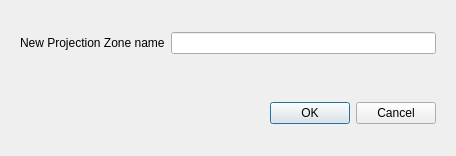
<?xml version="1.0" encoding="UTF-8"?>
<ui version="4.0">
 <class>add_zones_dialog</class>
 <widget class="QDialog" name="add_zones_dialog">
  <property name="geometry">
   <rect>
    <x>0</x>
    <y>0</y>
    <width>456</width>
    <height>156</height>
   </rect>
  </property>
  <property name="windowTitle">
   <string>Dialog</string>
  </property>
  <layout class="QVBoxLayout" name="verticalLayout">
   <item>
    <widget class="QWidget" name="widget" native="true">
     <layout class="QHBoxLayout" name="horizontalLayout">
      <item>
       <widget class="QLabel" name="label">
        <property name="text">
         <string>New Projection Zone name</string>
        </property>
       </widget>
      </item>
      <item>
       <widget class="QLineEdit" name="lineEdit"/>
      </item>
     </layout>
    </widget>
   </item>
   <item>
    <widget class="QWidget" name="widget_2" native="true">
     <layout class="QHBoxLayout" name="horizontalLayout_2">
      <item>
       <spacer name="horizontalSpacer">
        <property name="orientation">
         <enum>Qt::Horizontal</enum>
        </property>
        <property name="sizeHint" stdset="0">
         <size>
          <width>40</width>
          <height>20</height>
         </size>
        </property>
       </spacer>
      </item>
      <item>
       <widget class="QPushButton" name="OK_pushButton">
        <property name="text">
         <string>OK</string>
        </property>
       </widget>
      </item>
      <item>
       <widget class="QPushButton" name="cancel_pushButton">
        <property name="text">
         <string>Cancel</string>
        </property>
       </widget>
      </item>
     </layout>
    </widget>
   </item>
  </layout>
 </widget>
 <resources/>
 <connections/>
</ui>
